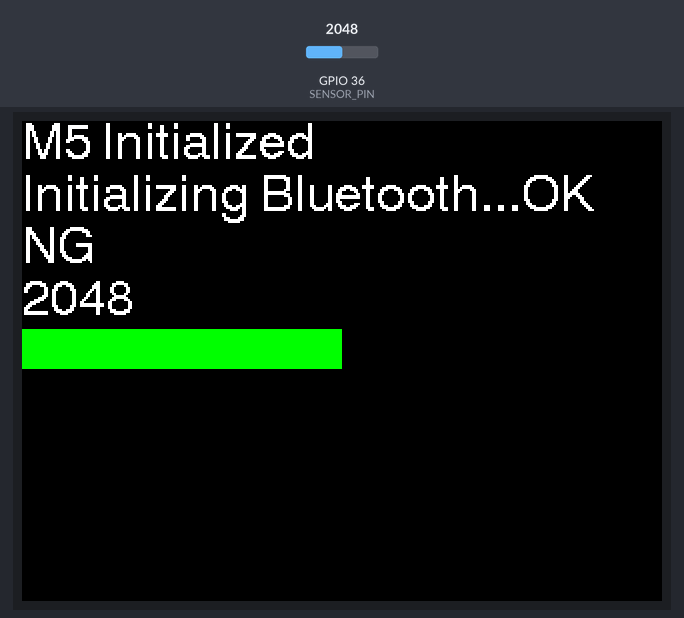
The program below on a simulated ESP32. Parts: 320×240 colour display. The inputs (shaded band) are chosen by the test bench; at power-on: GPIO 36 (SENSOR_PIN) = 2048. Nothing arrives over Bluetooth unless stated; a phone connects over Bluetooth LE 3 s after start.

Above: at 1.5 s.
1.6 s: GPIO 36 (SENSOR_PIN) set to 2866
At 2.1 s:
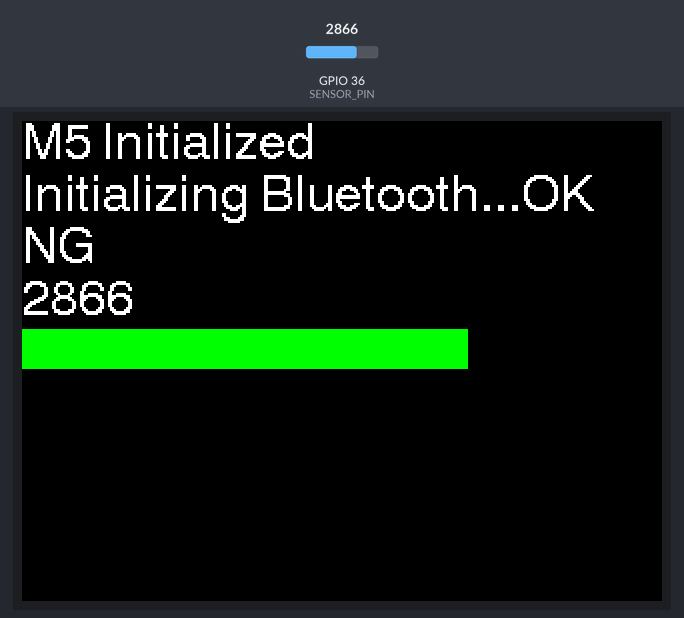
4.6 s: GPIO 36 (SENSOR_PIN) set to 3603
At 5.4 s:
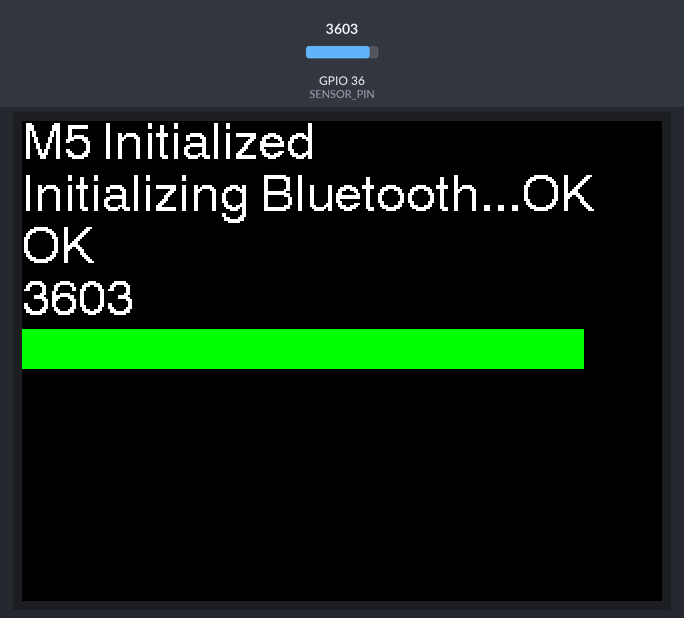
6.1 s: GPIO 36 (SENSOR_PIN) set to 4095
At 6.4 s:
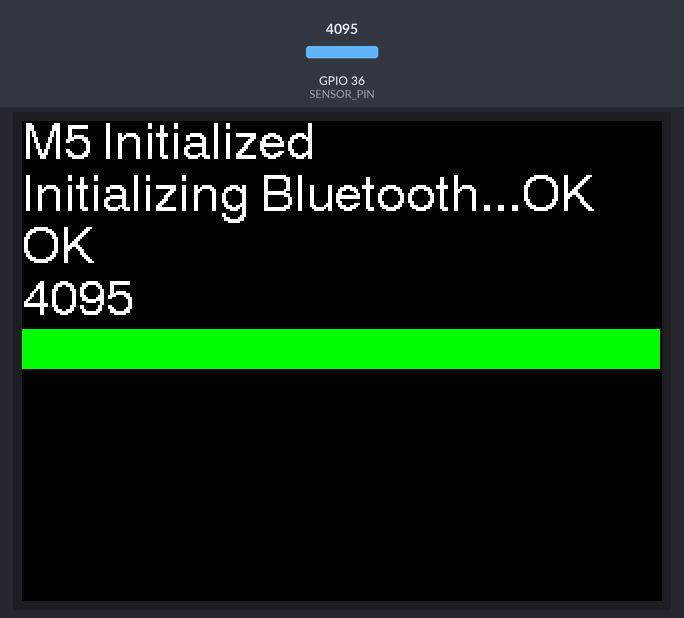
Timing chart, 0 to 9.1 s (numbered marks = the images above; inputs shaded):
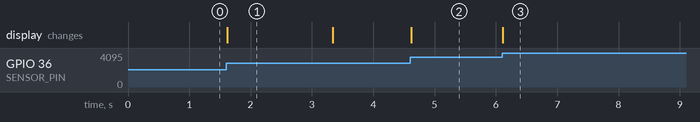

Measured:
- after the input at 1.6 s, the display: changes at once (image 1)
- after the input at 4.6 s, the display: changes at once (image 2)
- after the input at 6.1 s, the display: changes at once (image 3)
- what the display in image 1 shows lasts 1.7 s, from 1.6 s to 3.3 s

The program:

main.cpp
```cpp
#include <Arduino.h>
#include <BLEDevice.h>
#include <M5Stack.h>

#include "BLEManager.h"

#define LCD_WIDTH 320
#define LCD_LINE_HEIGHT 20
#define SENSOR_PIN 36

BLEManager *ble;

void setup() {
  M5.begin();
  pinMode(SENSOR_PIN, INPUT_PULLDOWN);
  Serial.begin(115200);

  // ノイズ対策
  M5.Speaker.begin();
  M5.Speaker.mute();

  M5.Lcd.begin();
  M5.Lcd.setTextFont(4);
  M5.Lcd.println("M5 Initialized");

  M5.Lcd.print("Initializing Bluetooth...");
  ble = new BLEManager();
  M5.Lcd.println("OK");
}

void loop() {
  int32_t value = (int32_t)analogRead(SENSOR_PIN);
  //   Serial.println(value);
  ble->writeSensorValue(value);

  M5.Lcd.setCursor(0, 26 * 2);
  M5.Lcd.println(ble->deviceConnected ? "OK" : "NG");
  M5.Lcd.printf("%04d", value);

  auto data = (int32_t)((value / 4096.0) * LCD_WIDTH);
  M5.Lcd.fillRect(0, 26 * 4, data, LCD_LINE_HEIGHT, GREEN);
  M5.Lcd.fillRect(data, 26 * 4, LCD_WIDTH - data, LCD_LINE_HEIGHT, BLACK);
  vTaskDelay(10);
}
```

BLEManager.cpp
```cpp
#include "BLEManager.h"

MyServerCallbacks::MyServerCallbacks(BLEManager *manager) {
  this->manager = manager;
}

void MyServerCallbacks::onConnect(BLEServer *pServer) {
  manager->deviceConnected = true;
}

void MyServerCallbacks::onDisconnect(BLEServer *pServer) {
  manager->deviceConnected = false;
}

void MyCallbacks::onWrite(BLECharacteristic *pCharacteristic) {
  std::string rxValue = pCharacteristic->getValue();
  if (rxValue.length() > 0) {
    auto cmd = rxValue.c_str();
    Serial.print("Received Value: ");
    Serial.println(cmd);
  }
}

BLEManager::BLEManager() {
  // Create the BLE Device
  BLEDevice::init("Contactile Sensor M5");
  deviceConnected = false;

  // Create the BLE Server
  pServer = BLEDevice::createServer();
  pServer->setCallbacks(new MyServerCallbacks(this));

  // Create the BLE Service
  BLEService *pService = pServer->createService(SERVICE_UUID);

  // Create a BLE Characteristic
  chSensorValue = pService->createCharacteristic(
      CH_UUID_SENSOR_VALUE, BLECharacteristic::PROPERTY_NOTIFY);
  double val = 0;
  chSensorValue->setValue(val);

  // Start the service
  pService->start();

  // Start advertising
  auto adv = pServer->getAdvertising();
  adv->start();
}

void BLEManager::writeSensorValue(int32_t value) {
  if (chSensorValue != NULL) {
    chSensorValue->setValue(value);
    chSensorValue->notify();
  }
}
```

BLEManager.h
```cpp
#pragma once

#include <Arduino.h>
#include <BLE2902.h>
#include <BLEDevice.h>

#define SERVICE_UUID "4b958953-4ff5-45e6-97f2-629170aec1f3"
#define CH_UUID_SENSOR_VALUE "adad0876-f4d1-4189-8604-53ed049f386c"

class MyServerCallbacks;

class BLEManager {
  friend MyServerCallbacks;

 public:
  BLEManager();
  void writeSensorValue(int32_t val);
  bool deviceConnected;

 private:
  BLEServer *pServer;
  BLECharacteristic *chSensorValue;
};

class MyServerCallbacks : public BLEServerCallbacks {
 public:
  MyServerCallbacks(BLEManager *manager);
  void onConnect(BLEServer *pServer);
  void onDisconnect(BLEServer *pServer);

 private:
  BLEManager *manager;
};

class MyCallbacks : public BLECharacteristicCallbacks {
 public:
  void onWrite(BLECharacteristic *pCharacteristic);
};
```
